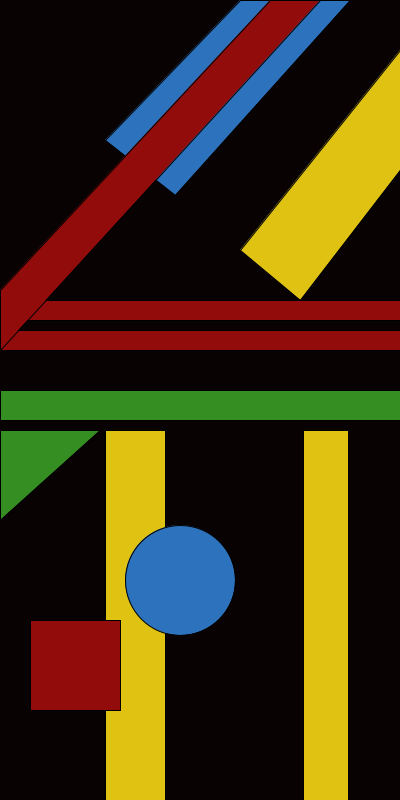
Frame 1 (no input)
Frame 2 (the mouse pressed at the canvas centre, redrawn once): identical to frame 1, image omitted

The Processing sketch that drew this single still picture (run headless with seeded random() and noise(); the mouse was pressed at the canvas centre and the sketch redrawn once):

// Processing sketch: processing_24501
// ── processing_24501.pde


void setup(){
  
size(400,800);   
noLoop();
//beginRecord(PDF, "second sketch.pdf"); 
}

void draw(){
//Your code here.  
background(8,2,2);
fill(147,12,12);//fill red rectangle.
rect(0,300,400,20);
rect(0,330,400,20);

fill(44,114,188);//fill blue rectangle1.
quad(105,140,240,0,350,0,175,195);
fill(147,12,12);//fill red rectangle2.
quad(0,290,270,0,320,0,0,350);

fill(53,142,34);//fill blue rectangle2.
rect(0,390,400,30);

fill(53,142,34);//fill green triangle 1.
triangle(0,520,0,430,100,430);//create green triangle 1.

fill(224,194,18);//fill yellow rectangles.
rect(105,430,60,400);//fill yellow rectangle 1.
rect(303,430,45,400);//fill yellow rectangle 2.

fill(44,114,188);//fill blue circle 1.
ellipse(180,580,110,110);//create blue circle 1.

fill(147,12,12);//fill red rectangle 1.
rect(30,620,90,90);

fill(224,194,18);//fill yellow rectangle 3.
quad(240,250,300,300,400,170,400,50);

//endRecord();
}
